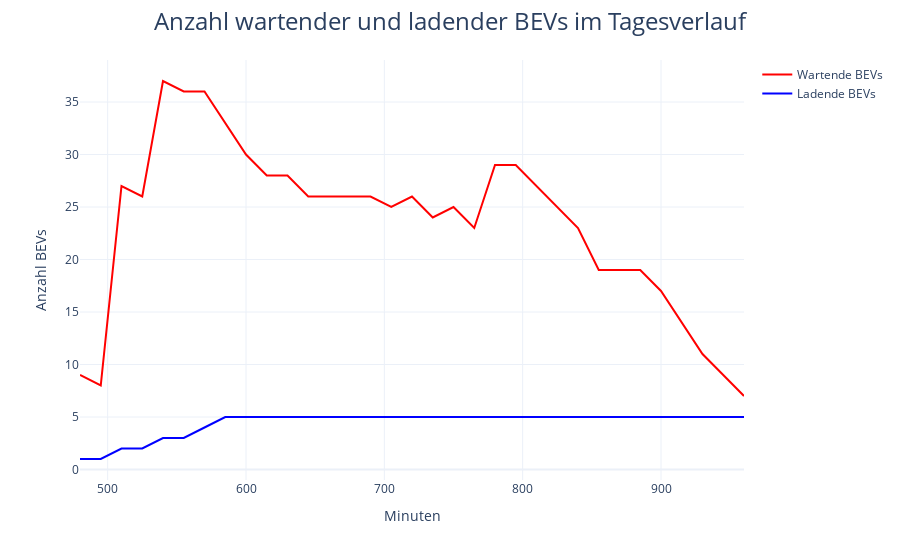

Notebook source saved alongside this figure:
### Code cell
figureGeneration.create_bev_number_figure(simulation_data)

### Figure 1 — Plotly figure (JSON) as saved in the notebook; plotly's stock layout.template omitted (floating-point values rounded to 4 significant figures)
{"data": [{"line": {"color": "red"}, "name": "Wartende BEVs", "type": "scatter", "x": [480, 495, 510, 525, 540, 555, 570, 585, 600, 615, 630, 645, 660, 675, 690, 705, 720, 735, 750, 765, 780, 795, 810, 825, 840, 855, 870, 885, 900, 915, 930, 945, 960], "y": [9, 8, 27, 26, 37, 36, 36, 33, 30, 28, 28, 26, 26, 26, 26, 25, 26, 24, 25, 23, 29, 29, 27, 25, 23, 19, 19, 19, 17, 14, 11, 9, 7]}, {"line": {"color": "blue"}, "name": "Ladende BEVs", "type": "scatter", "x": [480, 495, 510, 525, 540, 555, 570, 585, 600, 615, 630, 645, 660, 675, 690, 705, 720, 735, 750, 765, 780, 795, 810, 825, 840, 855, 870, 885, 900, 915, 930, 945, 960], "y": [1, 1, 2, 2, 3, 3, 4, 5, 5, 5, 5, 5, 5, 5, 5, 5, 5, 5, 5, 5, 5, 5, 5, 5, 5, 5, 5, 5, 5, 5, 5, 5, 5]}], "layout": {"legend": {"tracegroupgap": 0}, "margin": {"t": 60}, "title": {"font": {"size": 24}, "text": "Anzahl wartender und ladender BEVs im Tagesverlauf", "x": 0.5, "xanchor": "center"}, "xaxis": {"anchor": "y", "domain": [0, 1], "title": {"text": "Minuten"}}, "yaxis": {"anchor": "x", "domain": [0, 1], "title": {"text": "Anzahl BEVs"}}}}
